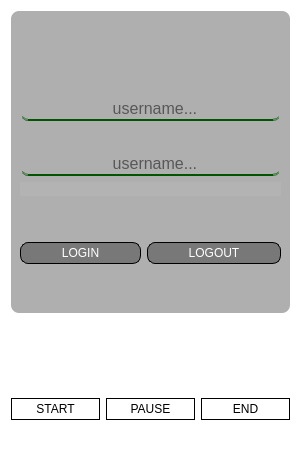
<?xml version="1.0" encoding="UTF-8"?>
<ui version="4.0">
 <class>Timerdialog</class>
 <widget class="QDialog" name="Timerdialog">
  <property name="geometry">
   <rect>
    <x>0</x>
    <y>0</y>
    <width>301</width>
    <height>471</height>
   </rect>
  </property>
  <property name="windowTitle">
   <string>SET TIME</string>
  </property>
  <property name="windowIcon">
   <iconset resource="images.qrc">
    <normaloff>:/images/logo.png</normaloff>:/images/logo.png</iconset>
  </property>
  <property name="styleSheet">
   <string notr="true">background-color: rgb(255, 255, 255);</string>
  </property>
  <layout class="QGridLayout" name="gridLayout">
   <item row="0" column="0">
    <layout class="QVBoxLayout" name="verticalLayout">
     <item>
      <widget class="QWidget" name="widget" native="true">
       <property name="sizePolicy">
        <sizepolicy hsizetype="Preferred" vsizetype="Preferred">
         <horstretch>0</horstretch>
         <verstretch>0</verstretch>
        </sizepolicy>
       </property>
       <property name="minimumSize">
        <size>
         <width>0</width>
         <height>0</height>
        </size>
       </property>
       <property name="styleSheet">
        <string notr="true">background: rgba(0, 0, 0, 80);

border-radius: 8px;
color: rgb(255, 255, 255);
heigh:3px</string>
       </property>
       <layout class="QGridLayout" name="gridLayout_2">
        <item row="2" column="0">
         <spacer name="verticalSpacer_4">
          <property name="orientation">
           <enum>Qt::Vertical</enum>
          </property>
          <property name="sizeHint" stdset="0">
           <size>
            <width>20</width>
            <height>40</height>
           </size>
          </property>
         </spacer>
        </item>
        <item row="6" column="0">
         <layout class="QHBoxLayout" name="horizontalLayout_2">
          <item>
           <widget class="QPushButton" name="pushButton_2">
            <property name="styleSheet">
             <string notr="true">height: 20px;

padding: 0 40px;
border: 1px solid #000;</string>
            </property>
            <property name="text">
             <string>LOGIN</string>
            </property>
           </widget>
          </item>
          <item>
           <widget class="QPushButton" name="pushButton">
            <property name="styleSheet">
             <string notr="true">height: 20px;

padding: 0 40px;
border: 1px solid #000;</string>
            </property>
            <property name="text">
             <string>LOGOUT</string>
            </property>
           </widget>
          </item>
         </layout>
        </item>
        <item row="1" column="0">
         <widget class="QLineEdit" name="lineEdit_username">
          <property name="font">
           <font>
            <pointsize>12</pointsize>
            <weight>50</weight>
            <bold>false</bold>
           </font>
          </property>
          <property name="whatsThis">
           <string/>
          </property>
          <property name="autoFillBackground">
           <bool>false</bool>
          </property>
          <property name="styleSheet">
           <string notr="true">background-color:transparent;
border-bottom: 2px double rgb(0, 85, 0);
color: rgb(0, 0, 0);


Text:rgb(0, 0, 0);



</string>
          </property>
          <property name="alignment">
           <set>Qt::AlignCenter</set>
          </property>
          <property name="placeholderText">
           <string>  username...</string>
          </property>
         </widget>
        </item>
        <item row="3" column="0">
         <widget class="QLineEdit" name="lineEdit_password">
          <property name="font">
           <font>
            <pointsize>12</pointsize>
            <weight>50</weight>
            <bold>false</bold>
           </font>
          </property>
          <property name="whatsThis">
           <string/>
          </property>
          <property name="autoFillBackground">
           <bool>false</bool>
          </property>
          <property name="styleSheet">
           <string notr="true">background-color:transparent;
border-bottom: 2px double rgb(0, 85, 0);
color: rgb(0, 0, 0);


Text:rgb(0, 0, 0);



</string>
          </property>
          <property name="echoMode">
           <enum>QLineEdit::Password</enum>
          </property>
          <property name="alignment">
           <set>Qt::AlignCenter</set>
          </property>
          <property name="placeholderText">
           <string>  username...</string>
          </property>
         </widget>
        </item>
        <item row="0" column="0">
         <spacer name="verticalSpacer">
          <property name="orientation">
           <enum>Qt::Vertical</enum>
          </property>
          <property name="sizeType">
           <enum>QSizePolicy::Fixed</enum>
          </property>
          <property name="sizeHint" stdset="0">
           <size>
            <width>20</width>
            <height>78</height>
           </size>
          </property>
         </spacer>
        </item>
        <item row="5" column="0">
         <spacer name="verticalSpacer_5">
          <property name="orientation">
           <enum>Qt::Vertical</enum>
          </property>
          <property name="sizeType">
           <enum>QSizePolicy::Fixed</enum>
          </property>
          <property name="sizeHint" stdset="0">
           <size>
            <width>20</width>
            <height>40</height>
           </size>
          </property>
         </spacer>
        </item>
        <item row="7" column="0">
         <spacer name="verticalSpacer_3">
          <property name="orientation">
           <enum>Qt::Vertical</enum>
          </property>
          <property name="sizeType">
           <enum>QSizePolicy::Fixed</enum>
          </property>
          <property name="sizeHint" stdset="0">
           <size>
            <width>20</width>
            <height>40</height>
           </size>
          </property>
         </spacer>
        </item>
        <item row="4" column="0">
         <widget class="QLabel" name="lbldisplayerro">
          <property name="styleSheet">
           <string notr="true">background-color: rgb(179, 179, 179);
color: rgb(255, 0, 0);</string>
          </property>
          <property name="text">
           <string/>
          </property>
         </widget>
        </item>
       </layout>
      </widget>
     </item>
    </layout>
   </item>
   <item row="2" column="0">
    <layout class="QHBoxLayout" name="horizontalLayout">
     <property name="sizeConstraint">
      <enum>QLayout::SetNoConstraint</enum>
     </property>
     <item>
      <widget class="QPushButton" name="btnstarttimer">
       <property name="styleSheet">
        <string notr="true">height: 20px;
padding: 0 5px;
border: 1px solid #000;
color:rgb(0, 0, 0);
</string>
       </property>
       <property name="text">
        <string>START</string>
       </property>
      </widget>
     </item>
     <item>
      <widget class="QPushButton" name="btnpausetimer">
       <property name="styleSheet">
        <string notr="true">height: 20px;
padding: 0 5px;
border: 1px solid #000;
color:rgb(0, 0, 0);
</string>
       </property>
       <property name="text">
        <string>PAUSE</string>
       </property>
      </widget>
     </item>
     <item>
      <widget class="QPushButton" name="endtimer">
       <property name="styleSheet">
        <string notr="true">height: 20px;
padding: 0 5px;
border: 1px solid #000;
color:rgb(0, 0, 0);
</string>
       </property>
       <property name="text">
        <string>END</string>
       </property>
      </widget>
     </item>
    </layout>
   </item>
   <item row="1" column="0">
    <spacer name="verticalSpacer_2">
     <property name="styleSheet">
      <string>height: 20px;
padding: 0 5px;
border: 1px solid #000;
color:rgb(0, 0, 0);
</string>
     </property>
     <property name="orientation">
      <enum>Qt::Vertical</enum>
     </property>
     <property name="sizeType">
      <enum>QSizePolicy::Fixed</enum>
     </property>
     <property name="sizeHint" stdset="0">
      <size>
       <width>20</width>
       <height>79</height>
      </size>
     </property>
    </spacer>
   </item>
   <item row="3" column="0">
    <spacer name="verticalSpacer_6">
     <property name="orientation">
      <enum>Qt::Vertical</enum>
     </property>
     <property name="sizeType">
      <enum>QSizePolicy::Fixed</enum>
     </property>
     <property name="sizeHint" stdset="0">
      <size>
       <width>20</width>
       <height>40</height>
      </size>
     </property>
    </spacer>
   </item>
  </layout>
 </widget>
 <resources>
  <include location="images.qrc"/>
 </resources>
 <connections/>
</ui>
